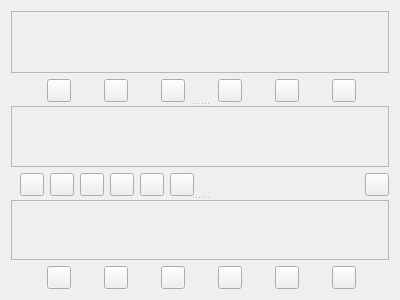
<?xml version="1.0" encoding="UTF-8"?>
<ui version="4.0">
 <class>MacroEdit</class>
 <widget class="QWidget" name="MacroEdit">
  <property name="geometry">
   <rect>
    <x>0</x>
    <y>0</y>
    <width>400</width>
    <height>300</height>
   </rect>
  </property>
  <property name="windowTitle">
   <string>Form</string>
  </property>
  <layout class="QVBoxLayout" name="verticalLayout">
   <item>
    <widget class="QSplitter" name="macroActionConditionSplitter">
     <property name="orientation">
      <enum>Qt::Vertical</enum>
     </property>
     <widget class="QWidget" name="macroConditions" native="true">
      <layout class="QVBoxLayout" name="macroConditionsLayout">
       <property name="leftMargin">
        <number>0</number>
       </property>
       <property name="topMargin">
        <number>0</number>
       </property>
       <property name="rightMargin">
        <number>0</number>
       </property>
       <property name="bottomMargin">
        <number>0</number>
       </property>
       <item>
        <widget class="advss::MacroSegmentList" name="conditionsList">
         <property name="minimumSize">
          <size>
           <width>0</width>
           <height>1</height>
          </size>
         </property>
        </widget>
       </item>
       <item>
        <layout class="QHBoxLayout" name="conditionControlsLayout">
         <property name="leftMargin">
          <number>9</number>
         </property>
         <item>
          <widget class="QToolButton" name="conditionAdd">
           <property name="toolTip">
            <string>AdvSceneSwitcher.macroTab.tooltip.conditionAddButton</string>
           </property>
           <property name="themeID" stdset="0">
            <string notr="true">addIconSmall</string>
           </property>
           <property name="class" stdset="0">
            <string notr="true">icon-plus</string>
           </property>
          </widget>
         </item>
         <item>
          <widget class="QToolButton" name="conditionRemove">
           <property name="toolTip">
            <string>AdvSceneSwitcher.macroTab.tooltip.conditionRemoveButton</string>
           </property>
           <property name="themeID" stdset="0">
            <string notr="true">removeIconSmall</string>
           </property>
           <property name="class" stdset="0">
            <string notr="true">icon-trash</string>
           </property>
          </widget>
         </item>
         <item>
          <widget class="QToolButton" name="conditionTop">
           <property name="toolTip">
            <string>AdvSceneSwitcher.macroTab.tooltip.conditionTopButton</string>
           </property>
          </widget>
         </item>
         <item>
          <widget class="QToolButton" name="conditionUp">
           <property name="toolTip">
            <string>AdvSceneSwitcher.macroTab.tooltip.conditionUpButton</string>
           </property>
           <property name="text">
            <string/>
           </property>
           <property name="themeID" stdset="0">
            <string notr="true">upArrowIconSmall</string>
           </property>
           <property name="class" stdset="0">
            <string notr="true">icon-up</string>
           </property>
          </widget>
         </item>
         <item>
          <widget class="QToolButton" name="conditionDown">
           <property name="toolTip">
            <string>AdvSceneSwitcher.macroTab.tooltip.conditionDownButton</string>
           </property>
           <property name="themeID" stdset="0">
            <string notr="true">downArrowIconSmall</string>
           </property>
           <property name="class" stdset="0">
            <string notr="true">icon-down</string>
           </property>
          </widget>
         </item>
         <item>
          <widget class="QToolButton" name="conditionBottom">
           <property name="toolTip">
            <string>AdvSceneSwitcher.macroTab.tooltip.conditionBottomButton</string>
           </property>
          </widget>
         </item>
        </layout>
       </item>
      </layout>
     </widget>
     <widget class="QSplitter" name="macroElseActionSplitter">
      <property name="orientation">
       <enum>Qt::Vertical</enum>
      </property>
      <widget class="QWidget" name="macroActions" native="true">
       <layout class="QVBoxLayout" name="macroActionsLayout">
        <property name="leftMargin">
         <number>0</number>
        </property>
        <property name="topMargin">
         <number>0</number>
        </property>
        <property name="rightMargin">
         <number>0</number>
        </property>
        <property name="bottomMargin">
         <number>0</number>
        </property>
        <item>
         <widget class="advss::MacroSegmentList" name="actionsList">
          <property name="minimumSize">
           <size>
            <width>0</width>
            <height>1</height>
           </size>
          </property>
         </widget>
        </item>
        <item>
         <layout class="QHBoxLayout" name="actionControlsLayout">
          <property name="leftMargin">
           <number>9</number>
          </property>
          <item>
           <widget class="QToolButton" name="actionAdd">
            <property name="toolTip">
             <string>AdvSceneSwitcher.macroTab.tooltip.actionAddButton</string>
            </property>
            <property name="themeID" stdset="0">
             <string notr="true">addIconSmall</string>
            </property>
            <property name="class" stdset="0">
             <string notr="true">icon-plus</string>
            </property>
           </widget>
          </item>
          <item>
           <widget class="QToolButton" name="actionRemove">
            <property name="toolTip">
             <string>AdvSceneSwitcher.macroTab.tooltip.actionRemoveButton</string>
            </property>
            <property name="themeID" stdset="0">
             <string notr="true">removeIconSmall</string>
            </property>
            <property name="class" stdset="0">
             <string notr="true">icon-trash</string>
            </property>
           </widget>
          </item>
          <item>
           <widget class="QToolButton" name="actionTop">
            <property name="toolTip">
             <string>AdvSceneSwitcher.macroTab.tooltip.actionTopButton</string>
            </property>
           </widget>
          </item>
          <item>
           <widget class="QToolButton" name="actionUp">
            <property name="toolTip">
             <string>AdvSceneSwitcher.macroTab.tooltip.actionUpButton</string>
            </property>
            <property name="themeID" stdset="0">
             <string notr="true">upArrowIconSmall</string>
            </property>
            <property name="class" stdset="0">
             <string notr="true">icon-up</string>
            </property>
           </widget>
          </item>
          <item>
           <widget class="QToolButton" name="actionDown">
            <property name="toolTip">
             <string>AdvSceneSwitcher.macroTab.tooltip.actionDownButton</string>
            </property>
            <property name="themeID" stdset="0">
             <string notr="true">downArrowIconSmall</string>
            </property>
            <property name="class" stdset="0">
             <string notr="true">icon-down</string>
            </property>
           </widget>
          </item>
          <item>
           <widget class="QToolButton" name="actionBottom">
            <property name="toolTip">
             <string>AdvSceneSwitcher.macroTab.tooltip.actionBottomButton</string>
            </property>
           </widget>
          </item>
          <item>
           <spacer name="horizontalSpacer_14">
            <property name="orientation">
             <enum>Qt::Horizontal</enum>
            </property>
            <property name="sizeHint" stdset="0">
             <size>
              <width>40</width>
              <height>20</height>
             </size>
            </property>
           </spacer>
          </item>
          <item>
           <widget class="QToolButton" name="toggleElseActions">
            <property name="toolTip">
             <string>AdvSceneSwitcher.macroTab.tooltip.toggleShowElseSection</string>
            </property>
            <property name="checkable">
             <bool>true</bool>
            </property>
           </widget>
          </item>
         </layout>
        </item>
       </layout>
      </widget>
      <widget class="QWidget" name="macroElseActions" native="true">
       <layout class="QVBoxLayout" name="macroElseActionsLayout">
        <property name="leftMargin">
         <number>0</number>
        </property>
        <property name="topMargin">
         <number>0</number>
        </property>
        <property name="rightMargin">
         <number>0</number>
        </property>
        <property name="bottomMargin">
         <number>0</number>
        </property>
        <item>
         <widget class="advss::MacroSegmentList" name="elseActionsList">
          <property name="minimumSize">
           <size>
            <width>0</width>
            <height>1</height>
           </size>
          </property>
         </widget>
        </item>
        <item>
         <layout class="QHBoxLayout" name="elseActionControlsLayout">
          <property name="leftMargin">
           <number>9</number>
          </property>
          <item>
           <widget class="QToolButton" name="elseActionAdd">
            <property name="toolTip">
             <string>AdvSceneSwitcher.macroTab.tooltip.elseActionAddButton</string>
            </property>
            <property name="themeID" stdset="0">
             <string notr="true">addIconSmall</string>
            </property>
            <property name="class" stdset="0">
             <string notr="true">icon-plus</string>
            </property>
           </widget>
          </item>
          <item>
           <widget class="QToolButton" name="elseActionRemove">
            <property name="toolTip">
             <string>AdvSceneSwitcher.macroTab.tooltip.elseActionRemoveButton</string>
            </property>
            <property name="themeID" stdset="0">
             <string notr="true">removeIconSmall</string>
            </property>
            <property name="class" stdset="0">
             <string notr="true">icon-trash</string>
            </property>
           </widget>
          </item>
          <item>
           <widget class="QToolButton" name="elseActionTop">
            <property name="toolTip">
             <string>AdvSceneSwitcher.macroTab.tooltip.elseActionTopButton</string>
            </property>
           </widget>
          </item>
          <item>
           <widget class="QToolButton" name="elseActionUp">
            <property name="toolTip">
             <string>AdvSceneSwitcher.macroTab.tooltip.elseActionUpButton</string>
            </property>
            <property name="themeID" stdset="0">
             <string notr="true">upArrowIconSmall</string>
            </property>
            <property name="class" stdset="0">
             <string notr="true">icon-up</string>
            </property>
           </widget>
          </item>
          <item>
           <widget class="QToolButton" name="elseActionDown">
            <property name="toolTip">
             <string>AdvSceneSwitcher.macroTab.tooltip.elseActionDownButton</string>
            </property>
            <property name="themeID" stdset="0">
             <string notr="true">downArrowIconSmall</string>
            </property>
            <property name="class" stdset="0">
             <string notr="true">icon-down</string>
            </property>
           </widget>
          </item>
          <item>
           <widget class="QToolButton" name="elseActionBottom">
            <property name="toolTip">
             <string>AdvSceneSwitcher.macroTab.tooltip.elseActionBottomButton</string>
            </property>
           </widget>
          </item>
         </layout>
        </item>
       </layout>
      </widget>
     </widget>
    </widget>
   </item>
  </layout>
 </widget>
 <customwidgets>
  <customwidget>
   <class>advss::MacroSegmentList</class>
   <extends>QScrollArea</extends>
   <header>macro-segment-list.hpp</header>
   <container>1</container>
  </customwidget>
 </customwidgets>
 <tabstops>
  <tabstop>conditionsList</tabstop>
  <tabstop>conditionAdd</tabstop>
  <tabstop>conditionRemove</tabstop>
  <tabstop>conditionTop</tabstop>
  <tabstop>conditionUp</tabstop>
  <tabstop>conditionDown</tabstop>
  <tabstop>conditionBottom</tabstop>
  <tabstop>actionsList</tabstop>
  <tabstop>actionAdd</tabstop>
  <tabstop>actionRemove</tabstop>
  <tabstop>actionTop</tabstop>
  <tabstop>actionUp</tabstop>
  <tabstop>actionDown</tabstop>
  <tabstop>actionBottom</tabstop>
  <tabstop>toggleElseActions</tabstop>
  <tabstop>elseActionsList</tabstop>
  <tabstop>elseActionAdd</tabstop>
  <tabstop>elseActionRemove</tabstop>
  <tabstop>elseActionTop</tabstop>
  <tabstop>elseActionUp</tabstop>
  <tabstop>elseActionDown</tabstop>
  <tabstop>elseActionBottom</tabstop>
 </tabstops>
 <resources/>
 <connections/>
</ui>
